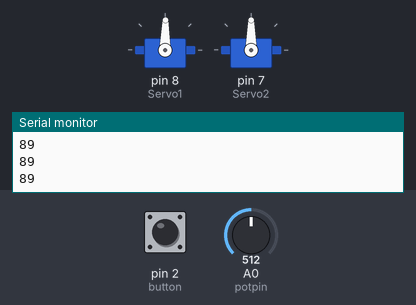
This sketch was run on a simulated Arduino Uno, built with avr-gcc and run on an emulated ATmega328P. Shown: 2 × servo, the last lines printed to the serial monitor. The test bench sets the inputs (shaded band); at power-on: A0 (potpin) = 512, pin 2 (button) LOW.

Above: at 1.2 s.
1.3 s: A0 (potpin) set to 716
At 2.3 s:
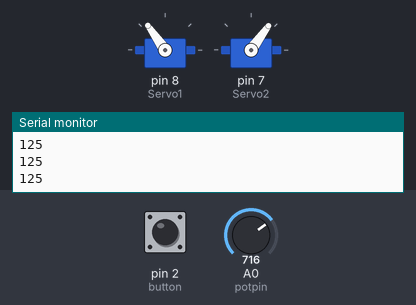
2.8 s: pin 2 (button) pulled HIGH for 0.15 s
At 2.88 s:
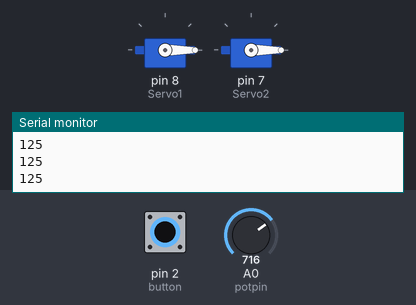
4.4 s: A0 (potpin) set to 900
At 5.6 s:
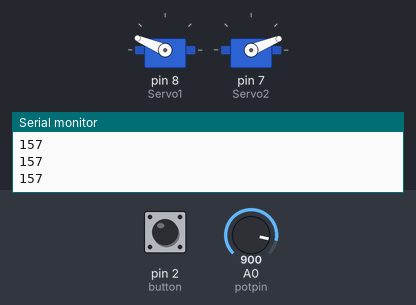
5.9 s: A0 (potpin) set to 1023
At 7.0 s:
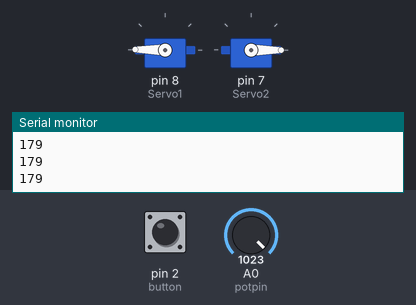
7.4 s: A0 (potpin) set to 306
At 8.2 s:
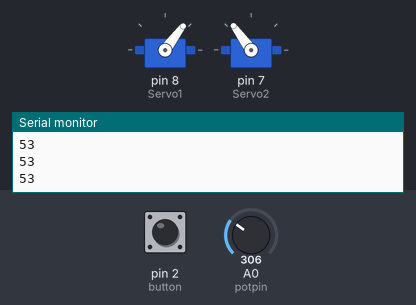
8.9 s: A0 (potpin) set to 122
At 9.2 s:
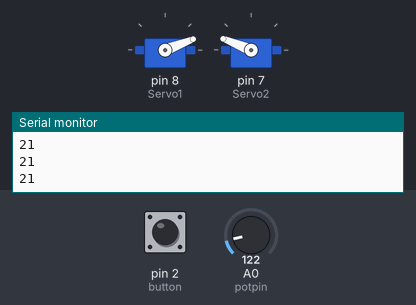
Timing chart, 0 to 11.4 s (numbered marks = the images above; inputs shaded):
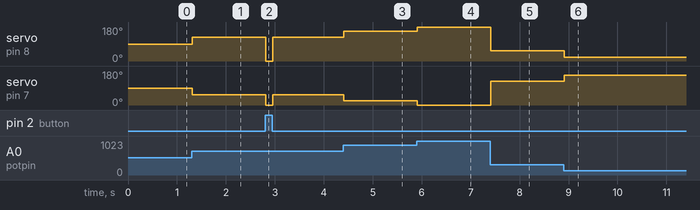

Measured:
- after the input at 1.3 s, servo on pin 8 (Servo1): 89° → 125° at once; servo on pin 7 (Servo2): 90° → 54° at once
- after the input at 2.8 s, servo on pin 8 (Servo1): 125° → 0° at once, → 125° 0.14 s later; servo on pin 7 (Servo2): 54° → 0° at once, → 54° 0.14 s later
- after the input at 4.4 s, servo on pin 8 (Servo1): 125° → 157° at once; servo on pin 7 (Servo2): 54° → 22° at once
- after the input at 5.9 s, servo on pin 8 (Servo1): 157° → 179° at once; servo on pin 7 (Servo2): 22° → 0° at once
- after the input at 7.4 s, servo on pin 8 (Servo1): 179° → 53° at once; servo on pin 7 (Servo2): 0° → 126° at once
- after the input at 8.9 s, servo on pin 8 (Servo1): 53° → 21° at once; servo on pin 7 (Servo2): 126° → 158° at once

The sketch:

Servo.ino
```cpp
#include <Servo.h>

Servo Servo1;

Servo Servo2;

int potpin = 0;
int val;
int button=2;
int oldstate=0;

void setup() {
  Servo1.attach (8);
  Servo2.attach (7);
  Serial.begin(9600);
  pinMode(button, INPUT);

}

void loop() {
    val = analogRead(potpin);
    int buttonstate = digitalRead(button);
  val = map(val, 0, 1023, 0, 179);
  Serial.println(val);
  if(buttonstate == 1){
    Servo1.write(0);
    Servo2.write(0);
  }
  else{
  Servo1.write(val);
  Servo2.write(179-val);
  }

  delay(15);


}
```
